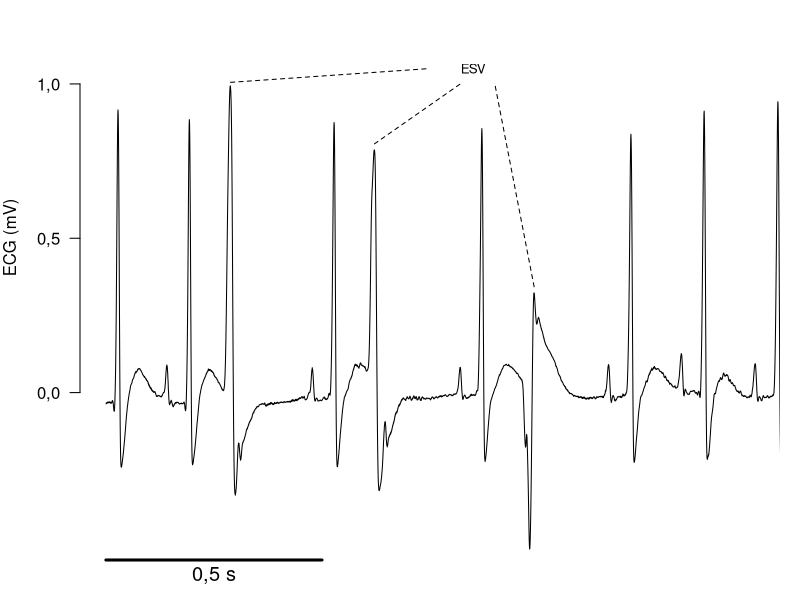

The R source for this figure:
pdf("ExESV.pdf", height = 4, width = 7)

options(OutDec= ",")

# Get the data

ESV = scan("ESVs.txt", what=list(0), skip=2)

esv = unlist(ESV[1])

esv = esv[2000:length(esv)]

# First plot: ESVs

par( mar=c(0, 4, 0, 1), las=1)
plot(c(0, 1.5), c(-0.6, 1.2), axes=FALSE, type="n", xlab="Time (s)", ylab="")
# plot(c(0, 1.55), c(-0.3, 0.8), axes=FALSE, type="n", xlab="Time (s)", ylab="")
title(ylab="ECG (mV)", adj=0.62, line=3)
lines((1:length(esv))/ 2000, esv)
axis(2, at=c(0, 0.5, 1))
axis(1, line=-2, padj=-1, at=c(0, 0.25, 0.5), labels=c("", "0,5 s", ""), lwd=3, lwd.ticks=0, cex.axis=1.2)


pks = which(diff(sign(diff(esv, na.pad = FALSE)), na.pad = FALSE) < 0) + 2
pks = pks[esv[pks]>0.2]

lines(c(pks[3]/2000, 0.75), c(esv[pks[3]]+0.02, 1.05), lty=2)
lines(c(pks[5]/2000, 0.82), c(esv[pks[5]]+0.02, 1), lty=2)
lines(c(pks[7]/2000, 0.9), c(esv[pks[7]]+0.02, 1), lty=2)
text( 0.85, 1.05, labels="ESV", cex=0.8)

# lines(c(1825/2000, 1900/2000), c(0.13, 0.6), lty=2)
# text( 1900/2000, 0.63, labels="ESV", cex=0.8)
# arrows(1980/2000, 0.35, 2500/2000, 0.35, code=3, length=0.1)
# text(2250/2000, 0.38, labels="Pause compensatrice", cex=0.5)
dev.off()
